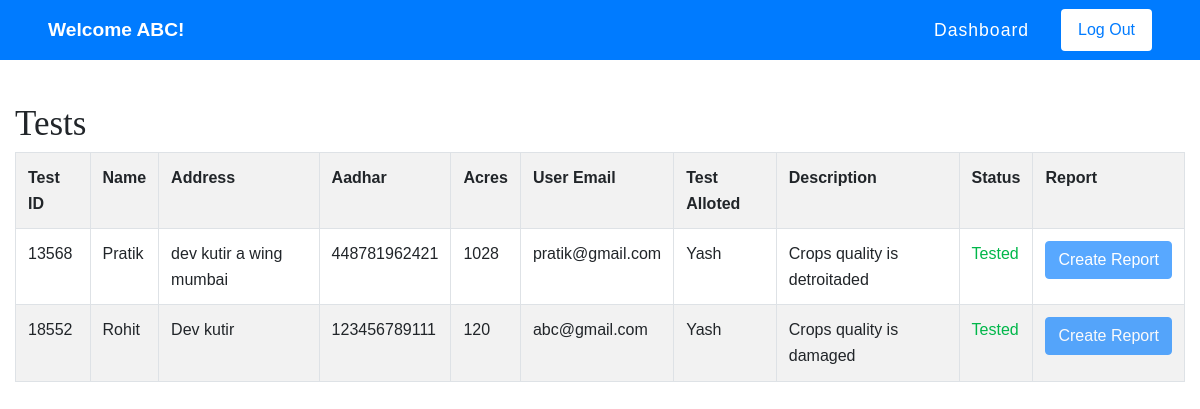
Page /lab_Tests.php (signed in) on the committed database.
### tables this page shows
CREATE TABLE `test` (
  `TestID` int(10) NOT NULL,
  `Name` char(50) NOT NULL,
  `Address` varchar(100) NOT NULL,
  `Aadhar` bigint(12) NOT NULL,
  `Acres` int(20) NOT NULL,
  `TestAlloted` char(50) NOT NULL,
  `UserEmail` varchar(50) NOT NULL,
  `Description` varchar(100) NOT NULL,
  `Status` char(20) NOT NULL
);

### lab_Tests.php (the view, shortened to what this page needs)
<?php
    $con=mysqli_connect("localhost","root","");
    mysqli_select_db($con,"soil_test_analysis");
    $test="select * from test";
    $result=mysqli_query($con,$test);
    $num=mysqli_num_rows($result);
?>
<!DOCTYPE html>
<html lang="en">
<head>
    <link rel="stylesheet" href="https://cdnjs.cloudflare.com/ajax/libs/font-awesome/5.15.1/css/all.min.css">
    <link rel="stylesheet" href="https://maxcdn.bootstrapcdn.com/bootstrap/4.0.0/css/bootstrap.min.css">
    <link rel="stylesheet" href="./CSS/layout.css">
</head>
<body>
    <section class="Navbar">
        <nav class="navbar navbar-expand-lg navbar-dark bg-primary px-md-5 py-md-2 fixed-top">
            <a class="navbar-brand font-weight-bold text-capitalize" href="#">Welcome
                <?php echo $_SESSION['lab_Name'] ?>!
            </a>
            <div class="collapse navbar-collapse" id="navbarSupportedContent">
                <ul class="navbar-nav ml-auto">
                    <li class="nav-item ml-md-4 active">
                        <a class="nav-link" href="./lab_dashboard.php">Dashboard</a>
                    </li>
                </ul>
                <form class="form-inline ml-md-4 my-2 my-lg-0">
                    <a href="./Logout.php"><button
                            class="btn bg-white my-1 px-3 font-weight-normal text-primary py-2 my-sm-0"
                            type="button">Log Out</button></a>
                </form>
            </div>
        </nav>
    </section>
    <section class="tests mt-5">
        <div class="container-fluid pt-5">
                <table class="table table-striped table-bordered table-hover">
                    <thead>
                        <span style="font-size: 35px; font-family: 'Cinzel', serif;">Tests</span>
                    </thead><br>
                    <tr>
                        <th>Test ID</th>
                        <th>Name</th>
                        <th>Address</th>
                        <th>Aadhar</th>
                        <th>Acres</th>
                        <th>User Email</th>
                        <th>Test Alloted</th>
                        <th>Description</th>
                        <th>Status</th>
                        <th>Report</th>
                    </tr>
                    <?php
                        for($i=1;$i<=$num;$i++)
                        {
                            $row=mysqli_fetch_array($result);
                    ?>
                    <form action="submit_Report.php" method="post">
                    <tr>
                        <td><?php echo $row['TestID'] ?></td>
				        <td><?php echo $row['Name'] ?></td>
				        <td><?php echo $row['Address'] ?></td>
				        <td><?php echo $row['Aadhar'] ?></td>
                        <td><?php echo $row['Acres'] ?></td>
                        <td><?php echo $row['UserEmail'] ?></td>
                        <td><?php echo $row['TestAlloted'] ?></td>
                        <td><?php echo $row['Description'] ?></td>
                        <td><span name="status"><?php echo $row['Status'] ?></span></td>
                        <td><button name="but" type="submit" data-toggle="tooltip" data-placement="bottom" title="Cannot create report if status is not approved or once its tested" id="report" class="btn btn-primary">Create Report</button></td>
                    </tr>
                    </form>
                    <?php
				        }
			        ?>
                </table>
        </div>
    </section>
</body>
</html>

### CSS/layout.css (style rules this page uses)
* { box-sizing: border-box; padding: 0; margin: 0; }
body { font-family: 'nunito',sans-serif; line-height: 1.6; overflow-x: hidden; }
.nav-link { font-size: 1.1rem; font-weight: 500; letter-spacing: 1px; }
.navbar-brand { font-size: 1.2rem; }
blockquote, ol, p, ul { margin: 0 0 20px; }

### rows in the picture
test: TestID "13568", Name "Pratik", Address "dev kutir a wing mumbai", Aadhar "448781962421", Acres "1028", UserEmail "pratik@gmail.com", TestAlloted "Yash", Description "Crops quality is detroitaded", Status "Tested"
test: TestID "18552", Name "Rohit", Address "Dev kutir", Aadhar "123456789111", Acres "120", UserEmail "abc@gmail.com", TestAlloted "Yash", Description "Crops quality is damaged", Status "Tested"

### other values in the picture
$_SESSION['lab_Name'] "ABC"
